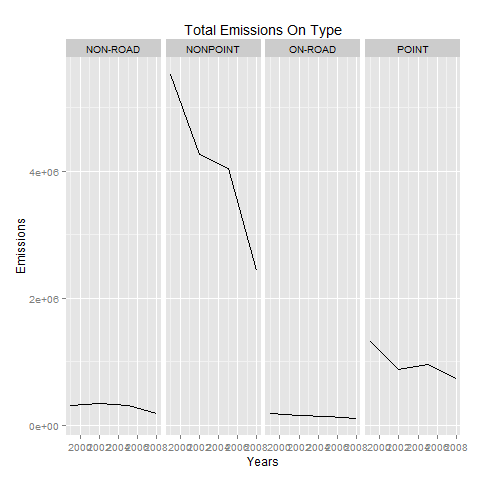

The R source for this figure:
library(ggplot2)
NEI_Type <- aggregate(Emissions ~ year + type, NEI, sum)
nt <- ggplot(aes(year,Emissions),data=NEI_Type)
nt + geom_line() + facet_grid( . ~ type) + xlab("Years") + ggtitle("Total Emissions On Type")
